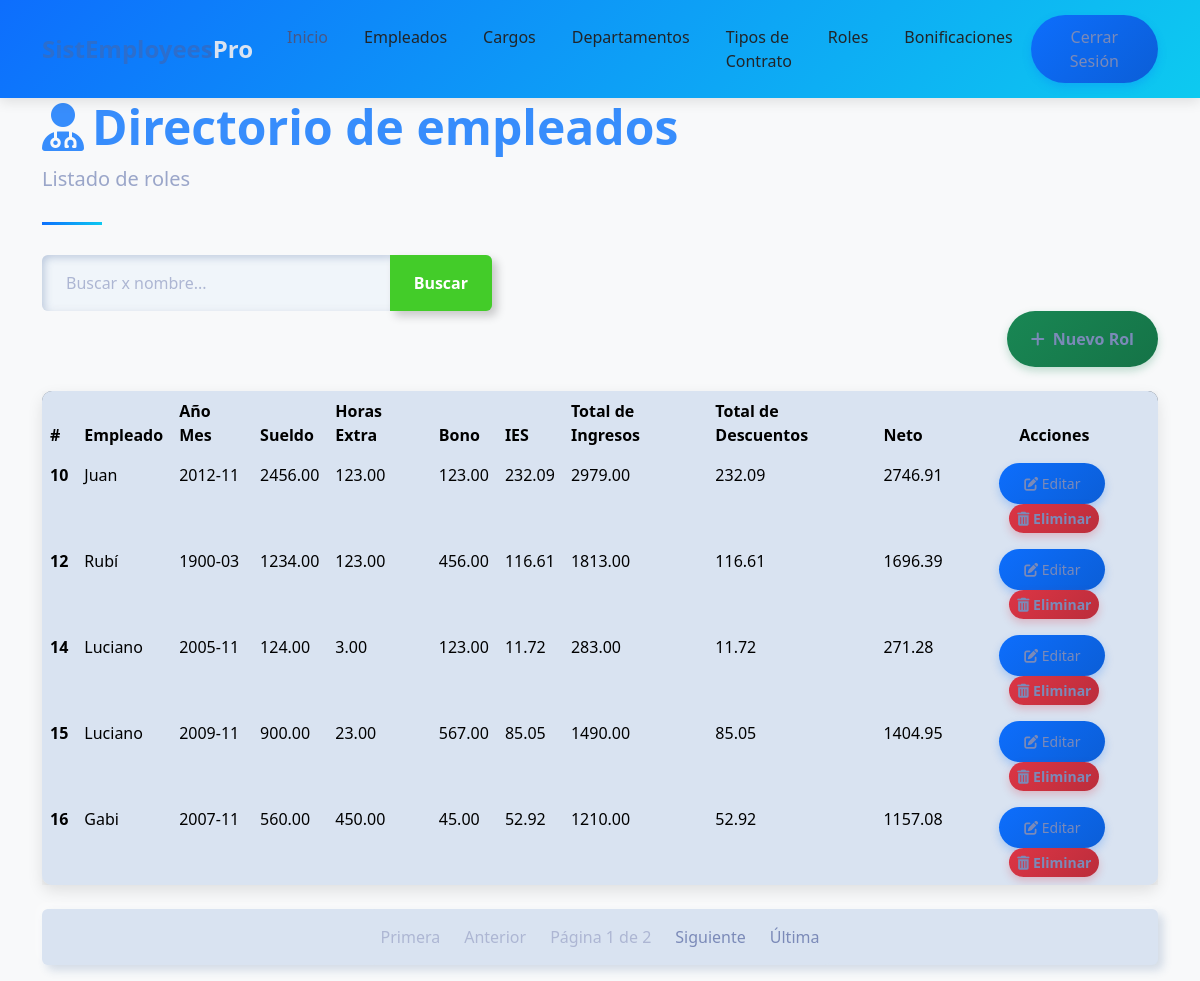
The page /empleados/rol_list/ (signed in) on the database its author committed.
### empleados/models.py (models this page shows, shortened)
class Rol(models.Model):
    empleado = models.ForeignKey(Empleado, on_delete=models.CASCADE)
    aniomes = models.DateField()
    sueldo = models.DecimalField(max_digits=10, decimal_places=2)
    horas_extra = models.DecimalField(max_digits=10, decimal_places=2)
    bono = models.DecimalField(max_digits=10, decimal_places=2)
    iess = models.DecimalField(max_digits=10, decimal_places=2)
    tot_ing = models.DecimalField(max_digits=10, decimal_places=2)
    tot_des = models.DecimalField(max_digits=10, decimal_places=2)
    neto = models.DecimalField(max_digits=10, decimal_places=2)

class Empleado(models.Model):
    SEXO_CHOICES = [
        ('M', 'Masculino'),
        ('F', 'Femenino'),
    ]
    nombre = models.CharField(max_length=100)
    cedula = models.CharField(max_length=20, unique=True)
    direccion = models.TextField()
    sexo = models.CharField(max_length=1, choices=SEXO_CHOICES)
    sueldo = models.DecimalField(max_digits=10, decimal_places=2)
    cargo = models.ForeignKey(Cargo, on_delete=models.CASCADE)
    departamento = models.ForeignKey(Departamento, on_delete=models.CASCADE)
    tipo_contrato = models.ForeignKey(TipoContrato, on_delete=models.CASCADE)

### empleados/views.py (the view)
# urls.py: path('rol_list/', rol_list, name='rol_list'),  # URL para la vista rol
@login_required
def rol_list(request):
    query = request.GET.get('q', None)
    if query:
        roles = Rol.objects.filter(
            Q(empleado__nombre__icontains=query) | Q(aniomes__icontains=query)
            | Q(sueldo__icontains=query) | Q(horas_extra__icontains=query)
            | Q(bono__icontains=query) | Q(iess__icontains=query)
            | Q(tot_ing__icontains=query) | Q(tot_des__icontains=query)
            | Q(neto__icontains=query)
        )
    else:
        roles = Rol.objects.all()
    paginator = Paginator(roles, 5) # Aqui se define la paginación, 5 roles por página
    page_number = request.GET.get('page') # Luego, se obtiene el número de página actual
    page_obj = paginator.get_page(page_number) # Esto devuelve un objeto Page que contiene los roles de la página actual
    context = {'roles': page_obj, 'title': 'Listado de Roles'}
    return render(request, 'roles/list.html', context)

### templates/roles/list.html (shortened to what this page needs)
{% extends "home.html" %}
{% block content %}
    <div class="container">
        <header class="page-header">
            <h1 class="display-5 fw-bold text-primary">
                <i class="fas fa-user-md me-2"></i>Directorio de empleados
            </h1>
            <p class="lead text-muted">Listado de roles</p>
        </header>
        <form action="" style="max-width: 450px;">
            <div class="input-group">
                <input type="text" class="form-control" placeholder="Buscar x nombre..." name="q" value="{{ request.GET.q }}">
                <button class="btn btn-outline-success" data-bs-toggle="tooltip" data-bs-title="Escriba parte del apellido y click en buscar">
                    Buscar
                </button>
            </div>
        </form>
        <div class="d-flex justify-content-end mb-4">
            <a class="btn btn-success"  href={% url 'empleados:rol_create' %}>
                <i class="fas fa-plus me-2"></i>Nuevo Rol
        </div>
        <div class="card mb-4">
            <div class="card-body p-0">
                <div class="table-responsive">
                    <table class="table table-hover mb-0">
                        <thead>
                            <tr>
                                <th scope="col">#</th>
                                <th scope="col">Empleado</th>
                                <th scope="col">Año Mes</th>
                                <th scope="col">Sueldo</th>
                                <th scope="col">Horas Extra</th>
                                <th scope="col">Bono</th>
                                <th scope="col">IES</th>
                                <th scope="col">Total de Ingresos</th>
                                <th scope="col">Total de Descuentos</th>
                                <th scope="col">Neto</th>
                                <th scope="col" class="text-center">Acciones</th>
                            </tr>
                        </thead>
                        <tbody>
                           {% for rol in roles %}
                            <tr>
                                <th scope="row">{{rol.id}}</th>
                                <td>{{rol.empleado.nombre}}</td>
                                <td>{{ rol.aniomes|date:"Y-m" }}</td>
                                <td>{{rol.sueldo}}</td>
                                <td>{{rol.horas_extra}}</td>
                                <td>{{rol.bono}}</td>
                                <td>{{rol.iess}}</td>
                                <td>{{rol.tot_ing}}</td>
                                <td>{{rol.tot_des}}</td>
                                <td>{{rol.neto}}</td>
                                <td class="text-center">
                                    <a href={% url 'empleados:rol_update' rol.id %} class="btn btn-sm btn-primary me-1">
                                        <i class="fas fa-edit"></i> Editar
                                    </a>
                                    <a href={% url 'empleados:rol_delete' rol.id %} class="btn btn-sm btn-danger">
                                        <i class="fas fa-trash-alt"></i> Eliminar
                                    </a>
                                </td>
                            </tr>
                           {% endfor %}
                        </tbody>
                    </table>
                </div>
            </div>
        </div>
        <nav aria-label="Page navigation">
        <ul class="pagination justify-content-center">
            {% if roles.has_previous %}
            <li class="page-item">
                <a class="page-link" href="?page=1{% if request.GET.q %}&q={{ request.GET.q }}{% endif %}">Primera</a>
            </li>
            <li class="page-item">
                <a class="page-link" href="?page={{ roles.previous_page_number }}{% if request.GET.q %}&q={{ request.GET.q }}{% endif %}">Anterior</a>
            </li>
            {% else %}
            <li class="page-item disabled"><span class="page-link">Primera</span></li>
            <li class="page-item disabled"><span class="page-link">Anterior</span></li>
            {% endif %}
            <li class="page-item disabled">
            <span class="page-link">Página {{ roles.number }} de {{ roles.paginator.num_pages }}</span>
            </li>
            {% if roles.has_next %}
            <li class="page-item">
                <a class="page-link" href="?page={{ roles.next_page_number }}{% if request.GET.q %}&q={{ request.GET.q }}{% endif %}">Siguiente</a>
            </li>
            <li class="page-item">
                <a class="page-link" href="?page={{ roles.paginator.num_pages }}{% if request.GET.q %}&q={{ request.GET.q }}{% endif %}">Última</a>
            </li>
            {% else %}
            <li class="page-item disabled"><span class="page-link">Siguiente</span></li>
            <li class="page-item disabled"><span class="page-link">Última</span></li>
            {% endif %}
        </ul>
        </nav>
    </div>
{% endblock %}

### templates/home.html (style rules this page uses)
:root { --primary-color: #2c6ecd; --secondary-color: #19b3b3; --accent-color: #f8f9fa; --dark-color: #212529; --text-color: #495057; }
body { font-family: 'Poppins', sans-serif; color: var(--text-color); overflow-x: hidden; }
.btn-primary { background-color: var(--primary-color); border-color: var(--primary-color); padding: 10px 25px; border-radius: 50px; font-weight: 500; transition: all 0.3s ease; }

### templates/roles/list.html (style rules this page uses)
body { background-color: #f8f9fa; font-family: 'Segoe UI', Tahoma, Geneva, Verdana, sans-serif; }
.card { border-radius: 10px; box-shadow: 0 6px 15px rgba(0,0,0,0.1); transition: transform 0.3s, box-shadow 0.3s; }
.btn-primary { background: linear-gradient(135deg, #0d6efd, #0b5ed7); border: none; box-shadow: 0 4px 8px rgba(13, 110, 253, 0.25); transition: all 0.3s; }
.btn-success { background: linear-gradient(135deg, #198754, #157347); border: none; box-shadow: 0 4px 8px rgba(25, 135, 84, 0.25); transition: all 0.3s; }
.btn-danger { background: linear-gradient(135deg, #dc3545, #bb2d3b); border: none; box-shadow: 0 4px 8px rgba(220, 53, 69, 0.25); transition: all 0.3s; }
.table { border-radius: 10px; overflow: hidden; box-shadow: 0 5px 15px rgba(0,0,0,0.08); }
.table thead { background: linear-gradient(135deg, #6c757d, #495057); color: white; }
.table tbody tr { transition: background-color 0.3s; }
.page-header { position: relative; margin-bottom: 30px; padding-bottom: 15px; }
.page-header:after { content: ''; position: absolute; bottom: 0; left: 0; width: 60px; height: 3px; background: linear-gradient(135deg, #0d6efd, #0dcaf0); }

### rows shown on the page
Rol: id "10", empleado.nombre "Juan", aniomes "2012-11", sueldo "2456.00", horas_extra "123.00", bono "123.00", iess "232.09", tot_ing "2979.00", tot_des "232.09", neto "2746.91"
Rol: id "12", empleado.nombre "Rubí", aniomes "1900-03", sueldo "1234.00", horas_extra "123.00", bono "456.00", iess "116.61", tot_ing "1813.00", tot_des "116.61", neto "1696.39"
Rol: id "14", empleado.nombre "Luciano", aniomes "2005-11", sueldo "124.00", horas_extra "3.00", bono "123.00", iess "11.72", tot_ing "283.00", tot_des "11.72", neto "271.28"
Rol: id "15", empleado.nombre "Luciano", aniomes "2009-11", sueldo "900.00", horas_extra "23.00", bono "567.00", iess "85.05", tot_ing "1490.00", tot_des "85.05", neto "1404.95"
Rol: id "16", empleado.nombre "Gabi", aniomes "2007-11", sueldo "560.00", horas_extra "450.00", bono "45.00", iess "52.92", tot_ing "1210.00", tot_des "52.92", neto "1157.08"

### other values the page prints
{{ roles.number }} "1"
{{ roles.paginator.num_pages }} "2"
